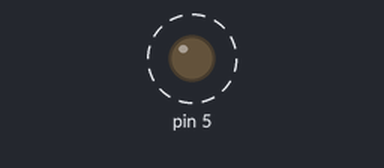
Bench run of a sketch on a simulated Arduino Uno, built with avr-gcc and run on an emulated ATmega328P. On the bench: output pins drawn as LEDs (lit = HIGH). Dashed ring = blinking.

Above: at 1.0 s.
Timing chart, 0 to 4.6 s (numbered marks = the images above):
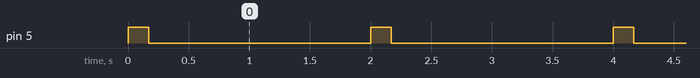

The sketch:

blinking.ino
```cpp
void setup() {
  pinMode(5,OUTPUT);

}

void loop() {
  digitalWrite(5,HIGH);
  delay(170);
  digitalWrite(5, LOW);
  delay(1830);

}
```

Measured:
- by itself, pin 5: alternates HIGH for 0.17 s and LOW for 1.8 s
